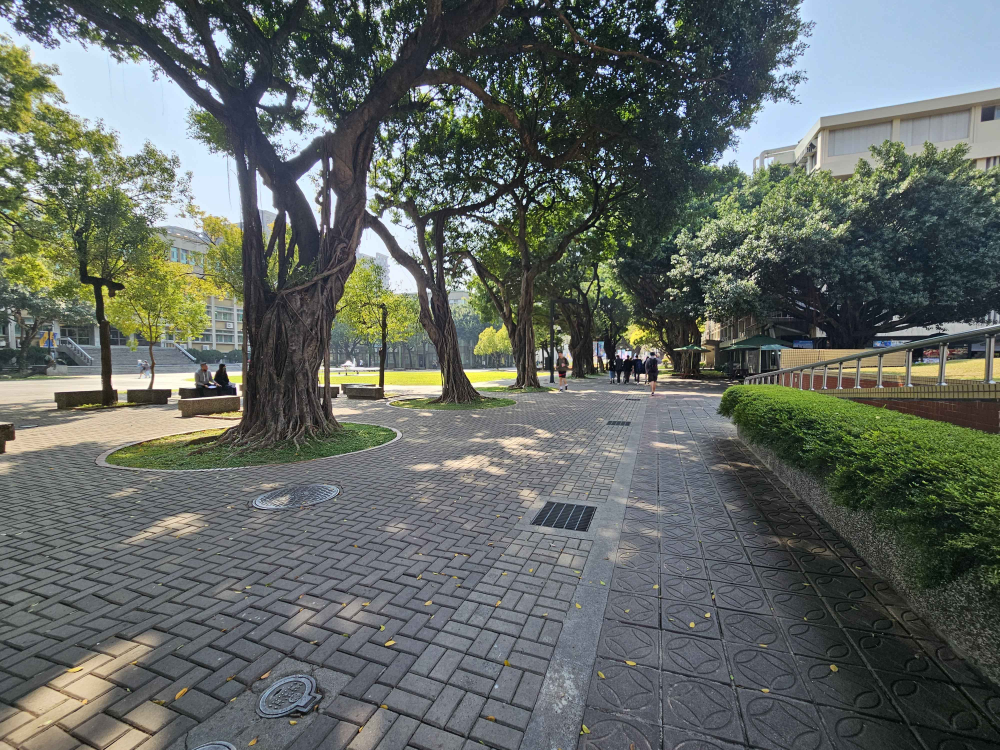
#> input picture D1149576_HW3/oritest2.jpg, 4000 x 3000 px, found by its file name (shown at 1/4 size)
$ python net.py
#> lines starting #> are read from the running program, lines starting #| are printed output that depends on the picture
# Python program to illustrate HoughLine
# method for line detection
import cv2
import numpy as np

# Reading the required image in
# which operations are to be done.
# Make sure that the image is in the same
# directory in which this python program is
img = cv2.imread('DigitalImage/D1149576_HW3/oritest2.jpg')
#> img is the input picture: shape (3000, 4000, 3); mean B, G, R 99.4, 104.2, 97.8
canny = cv2.imread('DigitalImage/D1149576_HW3/thresholding.jpg',0)
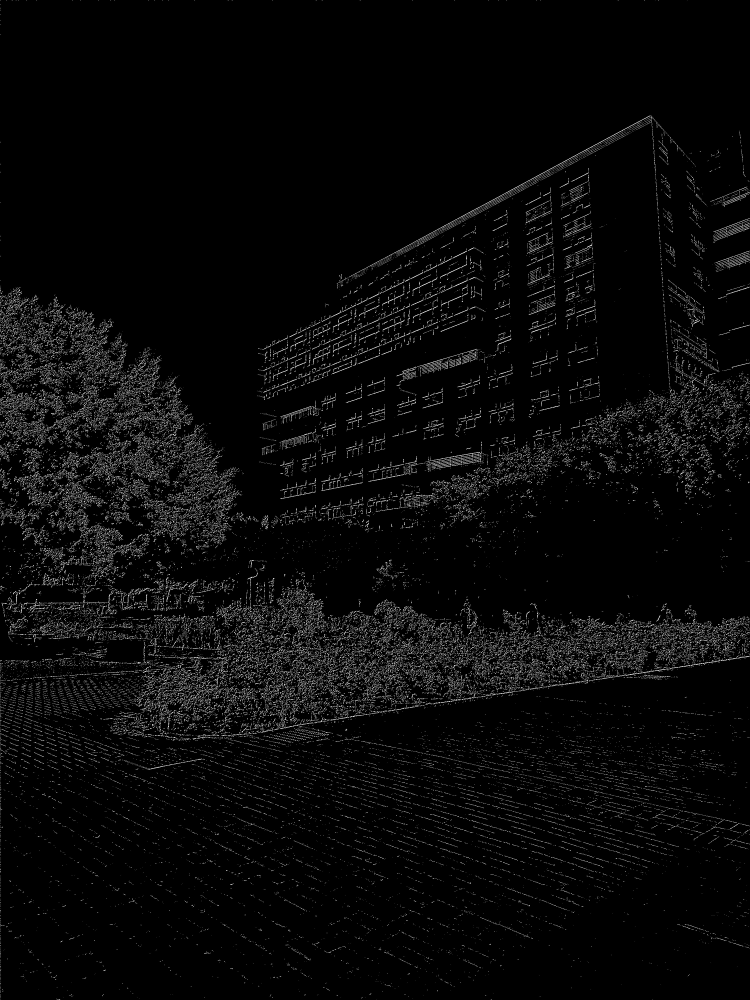
#> input picture D1149576_HW3/thresholding.jpg, 3000 x 4000 px, found by its file name (shown at 1/4 size)
#> canny is the input picture: shape (4000, 3000); min 0, max 255, mean 9.2
# Convert the img to grayscale
gray = cv2.cvtColor(img, cv2.COLOR_BGR2GRAY)
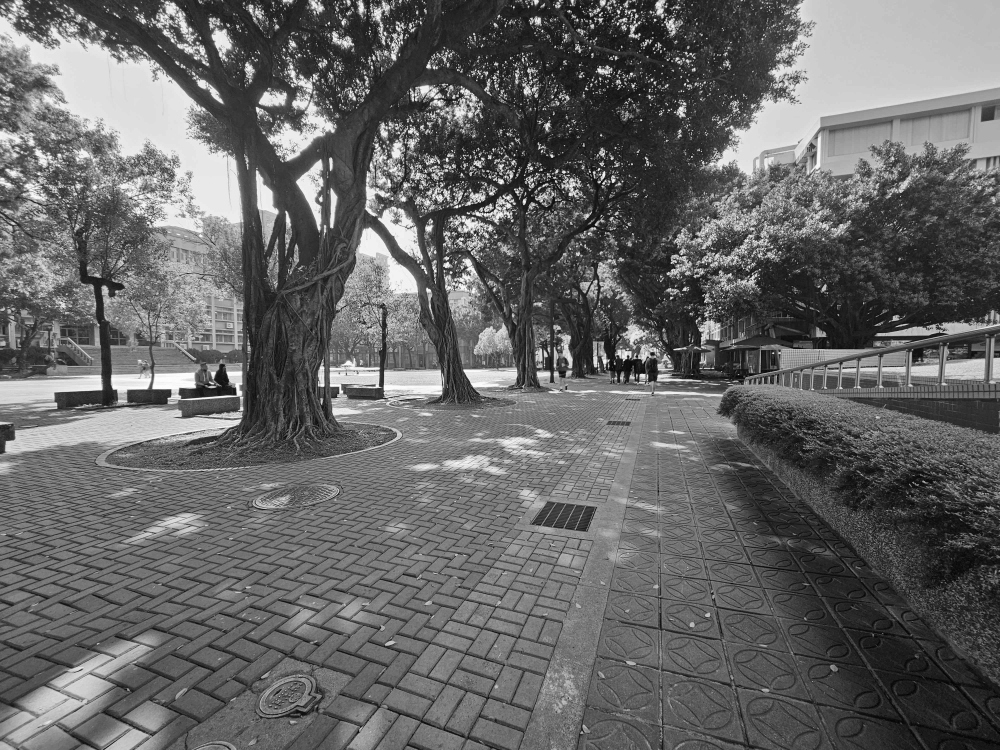
#> gray: shape (3000, 4000) (shown at 1/4 size); min 0, max 255, mean 101.7

# # Apply edge detection method on the image
edges = cv2.Canny(canny, 200, 250, apertureSize=3)
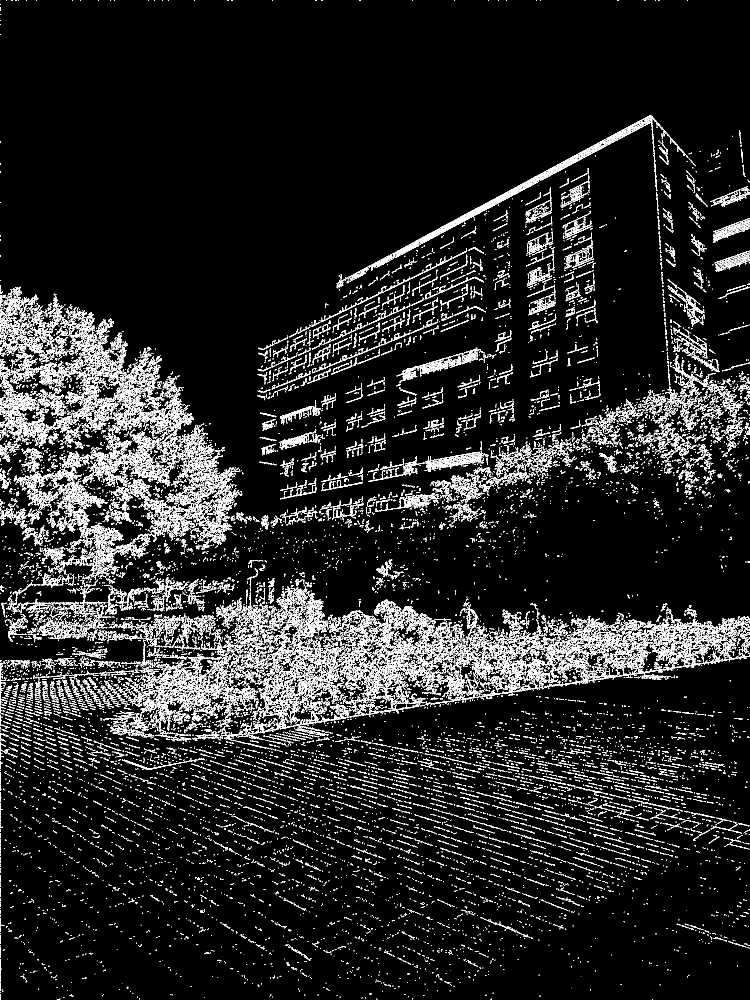
#> edges: shape (4000, 3000) (shown at 1/4 size); 5.1% white in thin lines or dots
cv2.imwrite("DigitalImage/D1149576_HW3/canny.jpg",edges);

# This returns an array of r and theta values
lines = cv2.HoughLines(edges, 1, np.pi/180, 300)

# The below for loop runs till r and theta values
# are in the range of the 2d array
for r_theta in lines:
    arr = np.array(r_theta[0], dtype=np.float64)
    r, theta = arr
    # Stores the value of cos(theta) in a
    a = np.cos(theta)

    # Stores the value of sin(theta) in b
    b = np.sin(theta)

    # x0 stores the value rcos(theta)
    x0 = a*r

    # y0 stores the value rsin(theta)
    y0 = b*r

    # x1 stores the rounded off value of (rcos(theta)-1000sin(theta))
    x1 = int(x0 + 1000*(-b))

    # y1 stores the rounded off value of (rsin(theta)+1000cos(theta))
    y1 = int(y0 + 1000*(a))

    # x2 stores the rounded off value of (rcos(theta)+1000sin(theta))
    x2 = int(x0 - 1000*(-b))

    # y2 stores the rounded off value of (rsin(theta)-1000cos(theta))
    y2 = int(y0 - 1000*(a))

    # cv2.line draws a line in img from the point(x1,y1) to (x2,y2).
    # (0,0,255) denotes the colour of the line to be
    # drawn. In this case, it is red.
    cv2.line(img, (x1, y1), (x2, y2), (0, 0, 255), 2)
#> this loop made 15553 passes
#> (r, theta, a, b, x0, y0, x1, y1) on passes 1 to 3: (2, 0, 1, 0, 2, 0, 2, 1000), (0, 0, 1, 0, 0, 0, 0, 1000), (1647, 1.08, 0.469, 0.883, 773.2, 1454.2, -109, 1923)
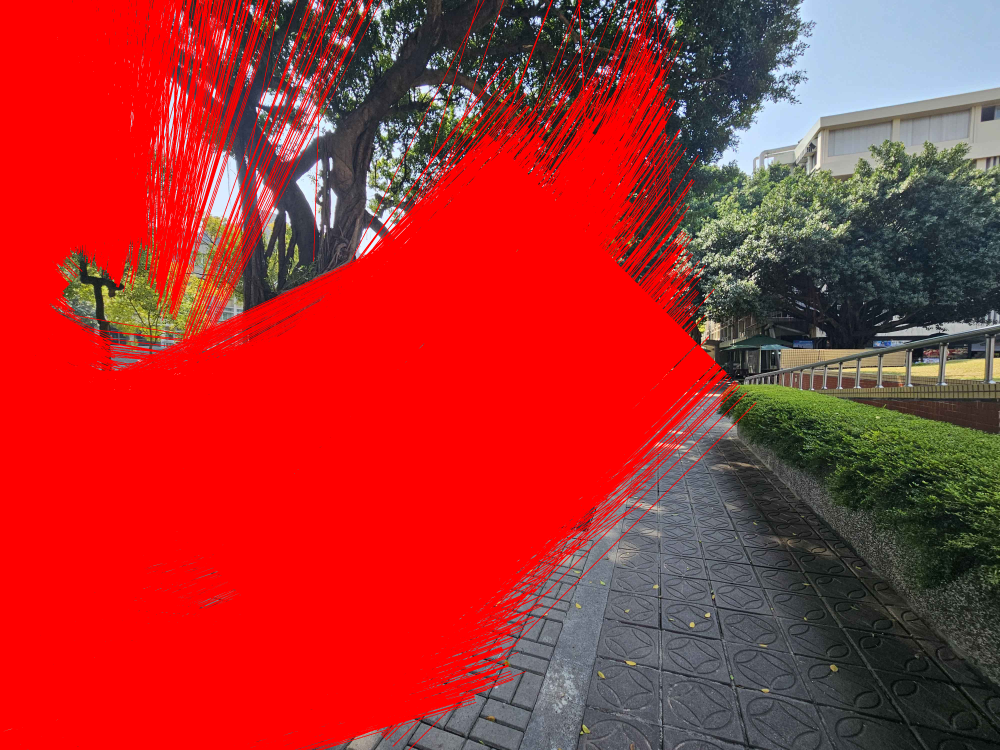
#> img: shape (3000, 4000, 3) (shown at 1/4 size); mean B, G, R 46.1, 47.5, 169.6

# All the changes made in the input image are finally
# written on a new image houghlines.jpg
cv2.imwrite('DigitalImage/D1149576_HW3/hough.jpg', img)
